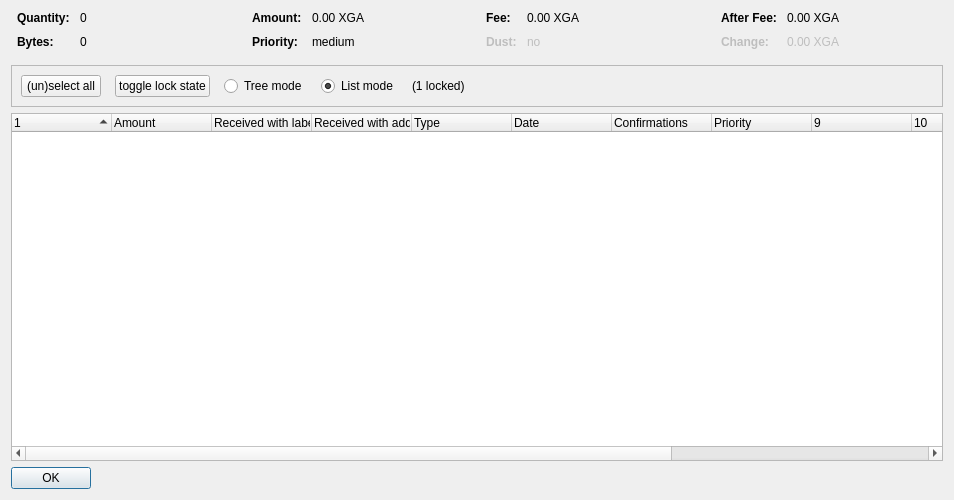
<?xml version="1.0" encoding="UTF-8"?>
<ui version="4.0">
 <class>CoinControlDialog</class>
 <widget class="QDialog" name="CoinControlDialog">
  <property name="geometry">
   <rect>
    <x>0</x>
    <y>0</y>
    <width>954</width>
    <height>500</height>
   </rect>
  </property>
  <property name="windowTitle">
   <string>Coin Selection</string>
  </property>
  <layout class="QVBoxLayout" name="verticalLayout">
   <item>
    <layout class="QHBoxLayout" name="horizontalLayoutTop" stretch="0,0,0,0">
     <property name="topMargin">
      <number>0</number>
     </property>
     <property name="bottomMargin">
      <number>10</number>
     </property>
     <item>
      <layout class="QFormLayout" name="formLayoutCoinControl1">
       <property name="horizontalSpacing">
        <number>10</number>
       </property>
       <property name="verticalSpacing">
        <number>10</number>
       </property>
       <property name="leftMargin">
        <number>6</number>
       </property>
       <property name="rightMargin">
        <number>6</number>
       </property>
       <item row="0" column="0">
        <widget class="QLabel" name="labelCoinControlQuantityText">
         <property name="font">
          <font>
           <weight>75</weight>
           <bold>true</bold>
          </font>
         </property>
         <property name="text">
          <string>Quantity:</string>
         </property>
        </widget>
       </item>
       <item row="0" column="1">
        <widget class="QLabel" name="labelCoinControlQuantity">
         <property name="cursor">
          <cursorShape>IBeamCursor</cursorShape>
         </property>
         <property name="contextMenuPolicy">
          <enum>Qt::ActionsContextMenu</enum>
         </property>
         <property name="text">
          <string notr="true">0</string>
         </property>
         <property name="textInteractionFlags">
          <set>Qt::LinksAccessibleByMouse|Qt::TextSelectableByKeyboard|Qt::TextSelectableByMouse</set>
         </property>
        </widget>
       </item>
       <item row="1" column="0">
        <widget class="QLabel" name="labelCoinControlBytesText">
         <property name="font">
          <font>
           <weight>75</weight>
           <bold>true</bold>
          </font>
         </property>
         <property name="text">
          <string>Bytes:</string>
         </property>
        </widget>
       </item>
       <item row="1" column="1">
        <widget class="QLabel" name="labelCoinControlBytes">
         <property name="cursor">
          <cursorShape>IBeamCursor</cursorShape>
         </property>
         <property name="contextMenuPolicy">
          <enum>Qt::ActionsContextMenu</enum>
         </property>
         <property name="text">
          <string notr="true">0</string>
         </property>
         <property name="textInteractionFlags">
          <set>Qt::LinksAccessibleByMouse|Qt::TextSelectableByKeyboard|Qt::TextSelectableByMouse</set>
         </property>
        </widget>
       </item>
      </layout>
     </item>
     <item>
      <layout class="QFormLayout" name="formLayoutCoinControl2">
       <property name="horizontalSpacing">
        <number>10</number>
       </property>
       <property name="verticalSpacing">
        <number>10</number>
       </property>
       <property name="leftMargin">
        <number>6</number>
       </property>
       <property name="rightMargin">
        <number>6</number>
       </property>
       <item row="0" column="0">
        <widget class="QLabel" name="labelCoinControlAmountText">
         <property name="font">
          <font>
           <weight>75</weight>
           <bold>true</bold>
          </font>
         </property>
         <property name="text">
          <string>Amount:</string>
         </property>
        </widget>
       </item>
       <item row="0" column="1">
        <widget class="QLabel" name="labelCoinControlAmount">
         <property name="cursor">
          <cursorShape>IBeamCursor</cursorShape>
         </property>
         <property name="contextMenuPolicy">
          <enum>Qt::ActionsContextMenu</enum>
         </property>
         <property name="text">
          <string notr="true">0.00 XGA</string>
         </property>
         <property name="textInteractionFlags">
          <set>Qt::LinksAccessibleByMouse|Qt::TextSelectableByKeyboard|Qt::TextSelectableByMouse</set>
         </property>
        </widget>
       </item>
       <item row="1" column="0">
        <widget class="QLabel" name="labelCoinControlPriorityText">
         <property name="font">
          <font>
           <weight>75</weight>
           <bold>true</bold>
          </font>
         </property>
         <property name="text">
          <string>Priority:</string>
         </property>
        </widget>
       </item>
       <item row="1" column="1">
        <widget class="QLabel" name="labelCoinControlPriority">
         <property name="cursor">
          <cursorShape>IBeamCursor</cursorShape>
         </property>
         <property name="contextMenuPolicy">
          <enum>Qt::ActionsContextMenu</enum>
         </property>
         <property name="text">
          <string>medium</string>
         </property>
         <property name="textInteractionFlags">
          <set>Qt::LinksAccessibleByMouse|Qt::TextSelectableByKeyboard|Qt::TextSelectableByMouse</set>
         </property>
        </widget>
       </item>
      </layout>
     </item>
     <item>
      <layout class="QFormLayout" name="formLayoutCoinControl3">
       <property name="horizontalSpacing">
        <number>10</number>
       </property>
       <property name="verticalSpacing">
        <number>10</number>
       </property>
       <property name="leftMargin">
        <number>6</number>
       </property>
       <property name="rightMargin">
        <number>6</number>
       </property>
       <item row="0" column="0">
        <widget class="QLabel" name="labelCoinControlFeeText">
         <property name="font">
          <font>
           <weight>75</weight>
           <bold>true</bold>
          </font>
         </property>
         <property name="text">
          <string>Fee:</string>
         </property>
        </widget>
       </item>
       <item row="0" column="1">
        <widget class="QLabel" name="labelCoinControlFee">
         <property name="cursor">
          <cursorShape>IBeamCursor</cursorShape>
         </property>
         <property name="contextMenuPolicy">
          <enum>Qt::ActionsContextMenu</enum>
         </property>
         <property name="text">
          <string notr="true">0.00 XGA</string>
         </property>
         <property name="textInteractionFlags">
          <set>Qt::LinksAccessibleByMouse|Qt::TextSelectableByKeyboard|Qt::TextSelectableByMouse</set>
         </property>
        </widget>
       </item>
       <item row="1" column="0">
        <widget class="QLabel" name="labelCoinControlLowOutputText">
         <property name="enabled">
          <bool>false</bool>
         </property>
         <property name="font">
          <font>
           <weight>75</weight>
           <bold>true</bold>
          </font>
         </property>
         <property name="text">
          <string>Dust:</string>
         </property>
        </widget>
       </item>
       <item row="1" column="1">
        <widget class="QLabel" name="labelCoinControlLowOutput">
         <property name="enabled">
          <bool>false</bool>
         </property>
         <property name="cursor">
          <cursorShape>IBeamCursor</cursorShape>
         </property>
         <property name="contextMenuPolicy">
          <enum>Qt::ActionsContextMenu</enum>
         </property>
         <property name="text">
          <string>no</string>
         </property>
         <property name="textInteractionFlags">
          <set>Qt::LinksAccessibleByMouse|Qt::TextSelectableByKeyboard|Qt::TextSelectableByMouse</set>
         </property>
        </widget>
       </item>
      </layout>
     </item>
     <item>
      <layout class="QFormLayout" name="formLayoutCoinControl4">
       <property name="horizontalSpacing">
        <number>10</number>
       </property>
       <property name="verticalSpacing">
        <number>10</number>
       </property>
       <property name="leftMargin">
        <number>6</number>
       </property>
       <property name="rightMargin">
        <number>6</number>
       </property>
       <item row="0" column="0">
        <widget class="QLabel" name="labelCoinControlAfterFeeText">
         <property name="font">
          <font>
           <weight>75</weight>
           <bold>true</bold>
          </font>
         </property>
         <property name="text">
          <string>After Fee:</string>
         </property>
        </widget>
       </item>
       <item row="0" column="1">
        <widget class="QLabel" name="labelCoinControlAfterFee">
         <property name="cursor">
          <cursorShape>IBeamCursor</cursorShape>
         </property>
         <property name="contextMenuPolicy">
          <enum>Qt::ActionsContextMenu</enum>
         </property>
         <property name="text">
          <string notr="true">0.00 XGA</string>
         </property>
         <property name="textInteractionFlags">
          <set>Qt::LinksAccessibleByMouse|Qt::TextSelectableByKeyboard|Qt::TextSelectableByMouse</set>
         </property>
        </widget>
       </item>
       <item row="1" column="0">
        <widget class="QLabel" name="labelCoinControlChangeText">
         <property name="enabled">
          <bool>false</bool>
         </property>
         <property name="font">
          <font>
           <weight>75</weight>
           <bold>true</bold>
          </font>
         </property>
         <property name="text">
          <string>Change:</string>
         </property>
        </widget>
       </item>
       <item row="1" column="1">
        <widget class="QLabel" name="labelCoinControlChange">
         <property name="enabled">
          <bool>false</bool>
         </property>
         <property name="cursor">
          <cursorShape>IBeamCursor</cursorShape>
         </property>
         <property name="contextMenuPolicy">
          <enum>Qt::ActionsContextMenu</enum>
         </property>
         <property name="text">
          <string notr="true">0.00 XGA</string>
         </property>
         <property name="textInteractionFlags">
          <set>Qt::LinksAccessibleByMouse|Qt::TextSelectableByKeyboard|Qt::TextSelectableByMouse</set>
         </property>
        </widget>
       </item>
      </layout>
     </item>
    </layout>
   </item>
   <item>
    <widget class="QFrame" name="frame">
     <property name="minimumSize">
      <size>
       <width>0</width>
       <height>40</height>
      </size>
     </property>
     <property name="frameShape">
      <enum>QFrame::StyledPanel</enum>
     </property>
     <property name="frameShadow">
      <enum>QFrame::Sunken</enum>
     </property>
     <layout class="QHBoxLayout" name="horizontalLayout">
      <item>
       <layout class="QHBoxLayout" name="horizontalLayoutPanel" stretch="0,0,0,0,0,0">
        <property name="spacing">
         <number>14</number>
        </property>
        <item>
         <widget class="QPushButton" name="pushButtonSelectAll">
          <property name="sizePolicy">
           <sizepolicy hsizetype="Maximum" vsizetype="Fixed">
            <horstretch>0</horstretch>
            <verstretch>0</verstretch>
           </sizepolicy>
          </property>
          <property name="text">
           <string>(un)select all</string>
          </property>
          <property name="autoDefault">
           <bool>false</bool>
          </property>
         </widget>
        </item>
        <item>
         <widget class="QPushButton" name="pushButtonToggleLock">
          <property name="sizePolicy">
           <sizepolicy hsizetype="Maximum" vsizetype="Fixed">
            <horstretch>0</horstretch>
            <verstretch>0</verstretch>
           </sizepolicy>
          </property>
          <property name="text">
           <string>toggle lock state</string>
          </property>
          <property name="autoDefault">
           <bool>false</bool>
          </property>
         </widget>
        </item>
        <item>
         <widget class="QRadioButton" name="radioTreeMode">
          <property name="sizePolicy">
           <sizepolicy hsizetype="Maximum" vsizetype="Fixed">
            <horstretch>0</horstretch>
            <verstretch>0</verstretch>
           </sizepolicy>
          </property>
          <property name="text">
           <string>Tree mode</string>
          </property>
         </widget>
        </item>
        <item>
         <widget class="QRadioButton" name="radioListMode">
          <property name="sizePolicy">
           <sizepolicy hsizetype="Maximum" vsizetype="Fixed">
            <horstretch>0</horstretch>
            <verstretch>0</verstretch>
           </sizepolicy>
          </property>
          <property name="text">
           <string>List mode</string>
          </property>
          <property name="checked">
           <bool>true</bool>
          </property>
         </widget>
        </item>
        <item>
         <widget class="QLabel" name="labelLocked">
          <property name="text">
           <string>(1 locked)</string>
          </property>
         </widget>
        </item>
        <item>
         <spacer name="horizontalSpacer">
          <property name="orientation">
           <enum>Qt::Horizontal</enum>
          </property>
          <property name="sizeHint" stdset="0">
           <size>
            <width>40</width>
            <height>20</height>
           </size>
          </property>
         </spacer>
        </item>
       </layout>
      </item>
     </layout>
    </widget>
   </item>
   <item>
    <widget class="CoinControlTreeWidget" name="treeWidget">
     <property name="contextMenuPolicy">
      <enum>Qt::CustomContextMenu</enum>
     </property>
     <property name="sortingEnabled">
      <bool>false</bool>
     </property>
     <property name="columnCount">
      <number>13</number>
     </property>
     <attribute name="headerShowSortIndicator" stdset="0">
      <bool>true</bool>
     </attribute>
     <attribute name="headerStretchLastSection">
      <bool>false</bool>
     </attribute>
     <column>
      <property name="text">
       <string/>
      </property>
     </column>
     <column>
      <property name="text">
       <string>Amount</string>
      </property>
     </column>
     <column>
      <property name="text">
       <string>Received with label</string>
      </property>
     </column>
     <column>
      <property name="text">
       <string>Received with address</string>
      </property>
     </column>
     <column>
      <property name="text">
       <string>Type</string>
      </property>
     </column>
     <column>
      <property name="text">
       <string>Date</string>
      </property>
     </column>
     <column>
      <property name="text">
       <string>Confirmations</string>
      </property>
      <property name="toolTip">
       <string>Confirmed</string>
      </property>
     </column>
     <column>
      <property name="text">
       <string>Priority</string>
      </property>
     </column>
     <column>
      <property name="text">
       <string/>
      </property>
     </column>
     <column>
      <property name="text">
       <string/>
      </property>
     </column>
     <column>
      <property name="text">
       <string/>
      </property>
     </column>
     <column>
      <property name="text">
       <string/>
      </property>
     </column>
     <column>
      <property name="text">
       <string/>
      </property>
     </column>
    </widget>
   </item>
   <item>
    <widget class="QDialogButtonBox" name="buttonBox">
     <property name="sizePolicy">
      <sizepolicy hsizetype="Maximum" vsizetype="Fixed">
       <horstretch>0</horstretch>
       <verstretch>0</verstretch>
      </sizepolicy>
     </property>
     <property name="orientation">
      <enum>Qt::Horizontal</enum>
     </property>
     <property name="standardButtons">
      <set>QDialogButtonBox::Ok</set>
     </property>
    </widget>
   </item>
  </layout>
 </widget>
 <customwidgets>
  <customwidget>
   <class>CoinControlTreeWidget</class>
   <extends>QTreeWidget</extends>
   <header>coincontroltreewidget.h</header>
  </customwidget>
 </customwidgets>
 <resources/>
 <connections/>
</ui>
